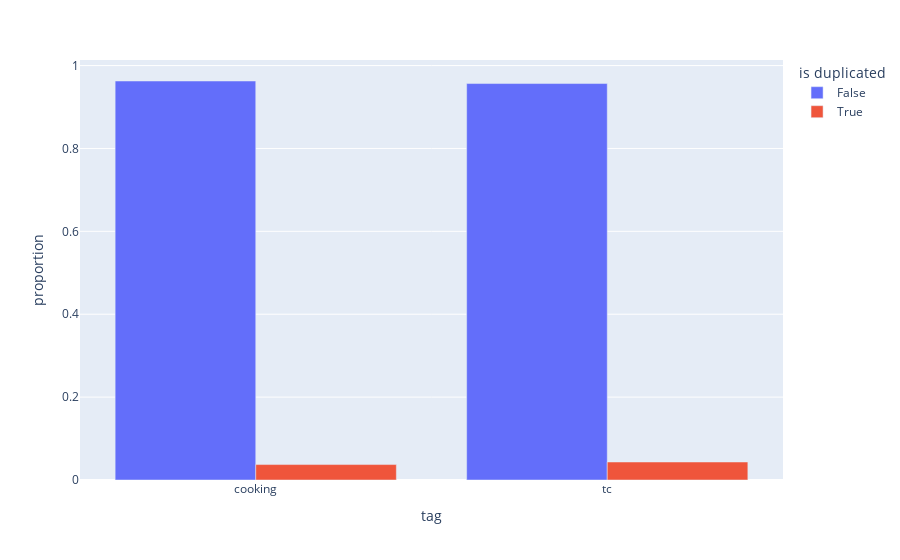

Notebook source saved alongside this figure:
### Code cell
fig = px.bar(df_dup_count, x="tag", y="proportion", barmode="group", color="is duplicated")

fig.show()

### Figure 1 — Plotly figure (JSON) as saved in the notebook; plotly's stock layout.template omitted (floating-point values rounded to 4 significant figures)
{"data": [{"alignmentgroup": "True", "hovertemplate": "is duplicated=False<br>tag=%{x}<br>proportion=%{y}<extra></extra>", "legendgroup": "False", "marker": {"color": "#636efa", "pattern": {"shape": ""}}, "name": "False", "offsetgroup": "False", "orientation": "v", "showlegend": true, "textposition": "auto", "type": "bar", "x": ["cooking", "tc"], "xaxis": "x", "y": [0.9628, 0.9566], "yaxis": "y"}, {"alignmentgroup": "True", "hovertemplate": "is duplicated=True<br>tag=%{x}<br>proportion=%{y}<extra></extra>", "legendgroup": "True", "marker": {"color": "#EF553B", "pattern": {"shape": ""}}, "name": "True", "offsetgroup": "True", "orientation": "v", "showlegend": true, "textposition": "auto", "type": "bar", "x": ["cooking", "tc"], "xaxis": "x", "y": [0.03723, 0.0434], "yaxis": "y"}], "layout": {"barmode": "group", "legend": {"title": {"text": "is duplicated"}, "tracegroupgap": 0}, "margin": {"t": 60}, "xaxis": {"anchor": "y", "domain": [0, 1], "title": {"text": "tag"}}, "yaxis": {"anchor": "x", "domain": [0, 1], "title": {"text": "proportion"}}}}
